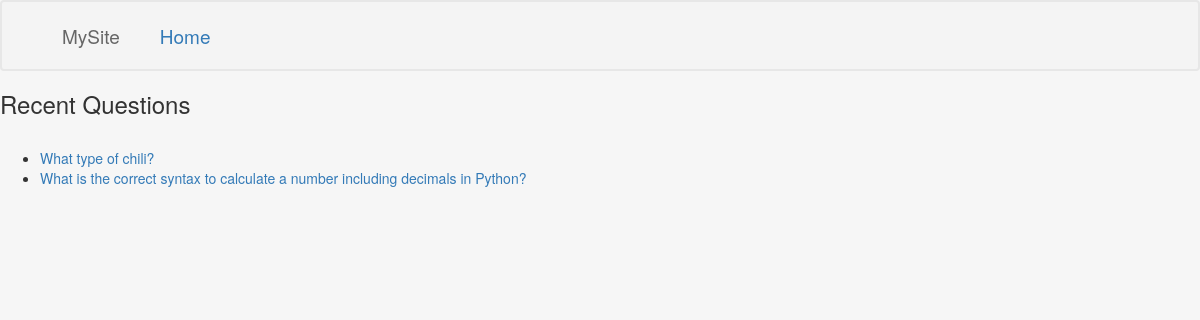
Screenshot of /polls/ with the database file from the repository.
### polls/models.py (models this page shows, shortened)
@python_2_unicode_compatible
class Question(models.Model):
	question_text = models.CharField(max_length=200)
	pub_date = models.DateTimeField('date published')
	def was_published_recently(self):
		now = timezone.now()
		return now - datetime.timedelta(days=1) <= self.pub_date <= now
	was_published_recently.admin_order_field = 'pub_date'
	was_published_recently.boolean = True
	was_published_recently.short_description = 'Published recently?'

### polls/views.py (the view)
class IndexView(generic.ListView):
	template_name = 'polls/index.html'
	context_object_name = 'latest_question_list'
	def get_queryset(self):
		return Question.objects.filter(pub_date__lte=timezone.now()).order_by('-pub_date')[:5]

### polls/templates/polls/index.html (shortened to what this page needs)
{% extends "polls/base.html" %}
{% block content %}
<h3>Recent Questions</h3>
<br/>
{% if latest_question_list %}
    <ul>
    {% for question in latest_question_list %}
		{% if question.choice_set.exists %}
			<li><a href="{% url 'polls:detail' question.id %}">{{ question.question_text }}</a></li>
		{% endif %}
    {% endfor %}
    </ul>
{% else %}
    <p>No polls are available.</p>
{% endif %}
{% endblock %}

### polls/static/polls/style.css (style rules this page uses)
html, body { height: 100%; margin: 0; }

### rows the page displays
Question: question_text "What type of chili?"
Question: question_text "What is the correct syntax to calculate a number including decimals in Python?"
